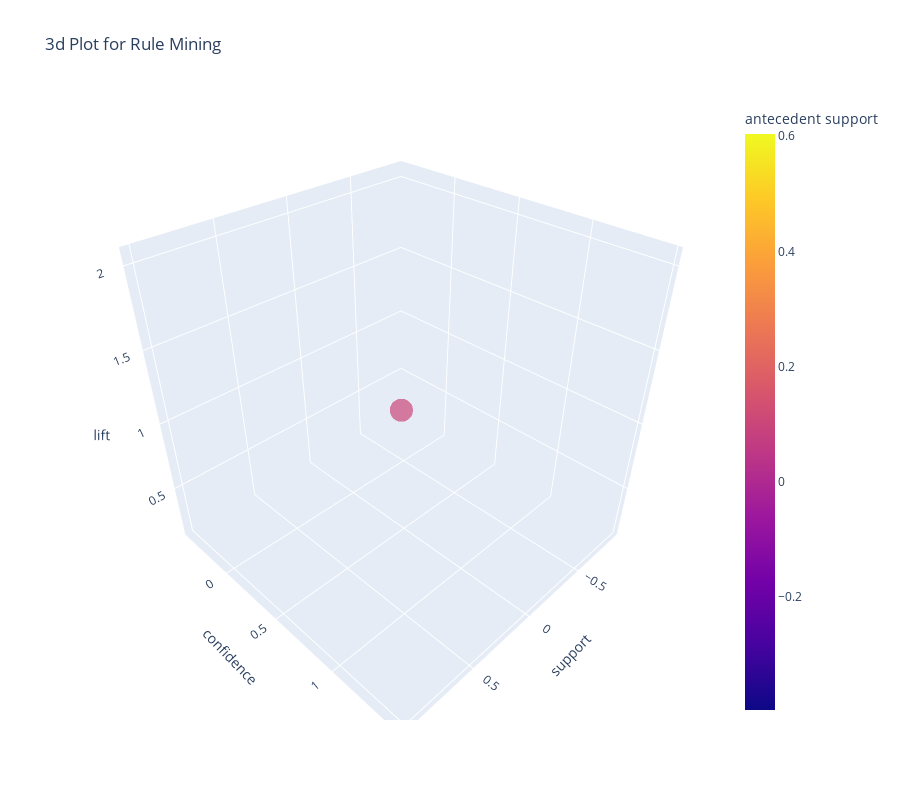

Write notebook code for a chart like this one.
### Code cell
plot_model(rules, plot = "3d")

### Figure 1 — Plotly figure (JSON) as saved in the notebook; plotly's stock layout.template omitted (floating-point values rounded to 4 significant figures)
{"data": [{"customdata": [[["Cake"], ["Coffee"]]], "hovertemplate": "support=%{x}<br>confidence=%{y}<br>lift=%{z}<br>antecedents=%{customdata[0]}<br>consequents=%{customdata[1]}<br>antecedent support=%{marker.color}<extra></extra>", "legendgroup": "", "marker": {"color": [0.1039], "coloraxis": "coloraxis", "opacity": 0.7, "symbol": "circle"}, "mode": "markers", "name": "", "scene": "scene", "showlegend": false, "x": [0.0547], "y": [0.527], "z": [1.101], "type": "scatter3d"}], "layout": {"scene": {"domain": {"x": [0, 1], "y": [0, 1]}, "xaxis": {"title": {"text": "support"}}, "yaxis": {"title": {"text": "confidence"}}, "zaxis": {"title": {"text": "lift"}}}, "coloraxis": {"colorbar": {"title": {"text": "antecedent support"}}, "colorscale": [[0, "#0d0887"], [0.1111, "#46039f"], [0.2222, "#7201a8"], [0.3333, "#9c179e"], [0.4444, "#bd3786"], [0.5556, "#d8576b"], [0.6667, "#ed7953"], [0.7778, "#fb9f3a"], [0.8889, "#fdca26"], [1, "#f0f921"]]}, "legend": {"tracegroupgap": 0}, "title": {"text": "3d Plot for Rule Mining"}, "height": 800, "width": 900}}
